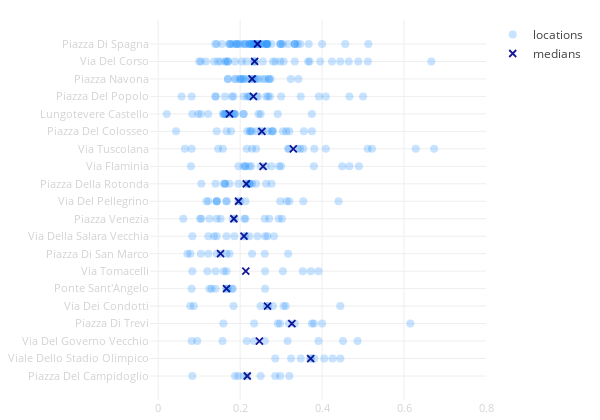

The cell this chart's notebook holds for it:
### Code cell
face_scatter(city_data)

### Figure 1 — Plotly figure (JSON) as saved in the notebook; plotly's stock layout.template omitted (floating-point values rounded to 4 significant figures; data arrays with more than 128 entries replaced by an {"elided": "..."} marker saying what was removed)
{"data": [{"hoverinfo": "text+x", "marker": {"color": "dodgerblue", "opacity": 0.25, "size": 8}, "mode": "markers", "name": "locations", "text": {"elided": "339 str values"}, "type": "scatter", "uid": "f01f8ba8-58aa-11e9-a3c3-3c15c2cf2370", "x": {"elided": "339 float values"}, "y": {"elided": "339 str values"}}, {"marker": {"color": "darkblue", "line": {"color": "darkblue", "width": 1.8}, "opacity": 0.9, "size": 7, "symbol": "x-thin-open"}, "mode": "markers", "name": "medians", "type": "scatter", "uid": "f01f8e6e-58aa-11e9-9635-3c15c2cf2370", "x": [0.2424, 0.2353, 0.2292, 0.2322, 0.1739, 0.2529, 0.3298, 0.256, 0.2151, 0.1961, 0.1847, 0.2093, 0.1522, 0.2138, 0.1667, 0.2668, 0.3262, 0.247, 0.3721, 0.2174], "y": ["Piazza Di Spagna", "Via Del Corso", "Piazza Navona", "Piazza Del Popolo", "Lungotevere Castello", "Piazza Del Colosseo", "Via Tuscolana", "Via Flaminia", "Piazza Della Rotonda", "Via Del Pellegrino", "Piazza Venezia", "Via Della Salara Vecchia", "Piazza Di San Marco", "Via Tomacelli", "Ponte Sant'Angelo", "Via Dei Condotti", "Piazza Di Trevi", "Via Del Governo Vecchio", "Viale Dello Stadio Olimpico", "Piazza Del Campidoglio"]}], "layout": {"height": 420, "hovermode": "closest", "margin": {"b": 20, "l": 150, "r": 30, "t": 20}, "showlegend": true, "width": 600, "xaxis": {"range": [-0.02, 0.8], "tickfont": {"color": "lightgrey", "size": 11}, "zeroline": false}, "yaxis": {"autorange": "reversed", "tickangle": 0, "tickfont": {"color": "lightgrey", "size": 11}, "zeroline": false}}}
